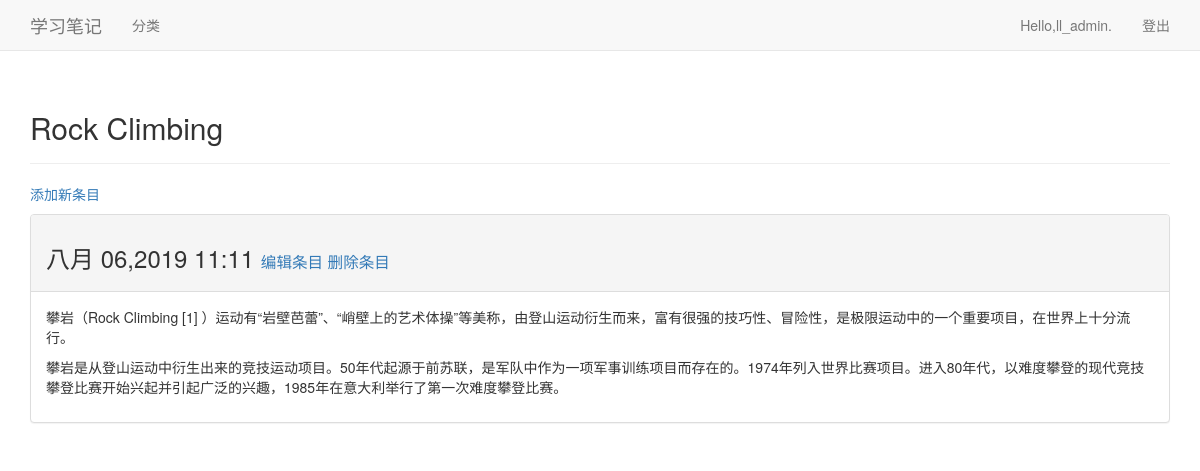
The page /topics/2/ (signed in) on the database its author committed.
### learning_logs/models.py (models this page shows, shortened)
class Topic(models.Model):
    text = models.CharField(max_length=200)
    date_added = models.DateTimeField(auto_now_add=True)
    owner = models.ForeignKey(User, on_delete=models.CASCADE)
    def __str__(self):
        return self.text

class Entry(models.Model):
    topic = models.ForeignKey(Topic, on_delete=models.CASCADE)
    text = models.TextField()
    date_added = models.DateTimeField(auto_now_add=True)
    class Mate:
        verbose_name_plural = 'entries'

### learning_logs/views.py (the view)
# urls.py: url(r'^topics/(?P<topic_id>\d+)/$', views.topic, name='topic'),
@login_required
def topic(request, topic_id):
    topic = Topic.objects.get(id=topic_id)
    if topic.owner != request.user:
        raise Http404
    entries = topic.entry_set.order_by('-date_added')
    context = {'topic': topic, 'entries': entries}
    return render(request, 'learning_logs/topic.html', context)

### templates/learning_logs/topic.html (shortened to what this page needs)
<!DOCTYPE html>
<html lang="en">
<head>
</head>
<body>
{% extends "learning_logs/base.html" %}
{% block header %}
<h2>{{topic}}</h2>
{% endblock header %}
{% block content %}
<p>
    <a href="{% url 'learning_logs:new_entry' topic.id %}">添加新条目</a>
</p>
    {% for entry in entries %}
    <div class="panel panel-default">
        <div class="panel-heading">
            <h3>
                {{entry.date_added|date:'M d,Y H:i'}}
                <small>
                    <a href="{% url 'learning_logs:edit_entry' entry.id %}">编辑条目</a>
                    <a href="{% url 'learning_logs:delete_entry' entry.id %}">删除条目</a>
                </small>
            </h3>
        </div>
        <div class="panel-body">
            {{entry.text|linebreaks}}
        </div>
    </div>
    {% empty %}
        这个分类还没有内容！
    {% endfor %}
{% endblock content%}

### templates/learning_logs/base.html (shortened to what this page needs)
<!DOCTYPE html>
{% load bootstrap3 %}
<html lang="en">
<head>
    {% bootstrap_css %}
</head>
<body>
<nav class="navbar navbar-default navbar-static-top">
    <div class="container">
        <a class="navbar-brand" href="{% url 'learning_logs:index' %}">学习笔记</a>
        <div id="navbar" class="navbar-collapse collapse">
        <ul class="nav navbar-nav">
            <li><a href="{% url 'learning_logs:topics' %}">分类</a></li>
        </ul>
        <ul class="nav navbar-nav navbar-right">
            {% if user.is_authenticated %}
            <li><a>Hello,{{user.username}}.</a></li>
            <li><a href="{% url 'users:logout' %}">登出</a></li>
            {% else %}
            <li><a href="{% url 'users:register' %}">注册</a></li>
            <li><a href="{% url 'users:login' %}">登录</a></li>
            {% endif %}
        </ul>
    </div>
    </div>
</nav>
<div class="container">
    <div class="page-header">
        {% block header %}{% endblock header %}
    </div>
    <div>
        {% block content %}{% endblock content %}
    </div>
</div>
</body>
</html>

### rows shown on the page
Topic: text "Rock Climbing"
Entry: date_added "八月 06,2019 11:11", text "攀岩（Rock Climbing [1] ）运动有“岩壁芭蕾”、“峭壁上的艺术体操”等美称，由登山运动衍生而来，富有很强的技巧性、冒险性，是极限运动中的一个重要项目，在世界上十分流行。 攀岩是从登山运动中衍生出来的竞技运动项目。50年代起源于前苏联，是军队中作为一项军事训练项目而存在的。1974年列入世界比赛项目。进入80年代，以难度攀登的现代竞技攀登比赛开始兴起并引起广泛的兴趣，1985年在意大利举行了第一次难度攀登比赛。"

### other values the page prints
{{ user.username }} "ll_admin"
